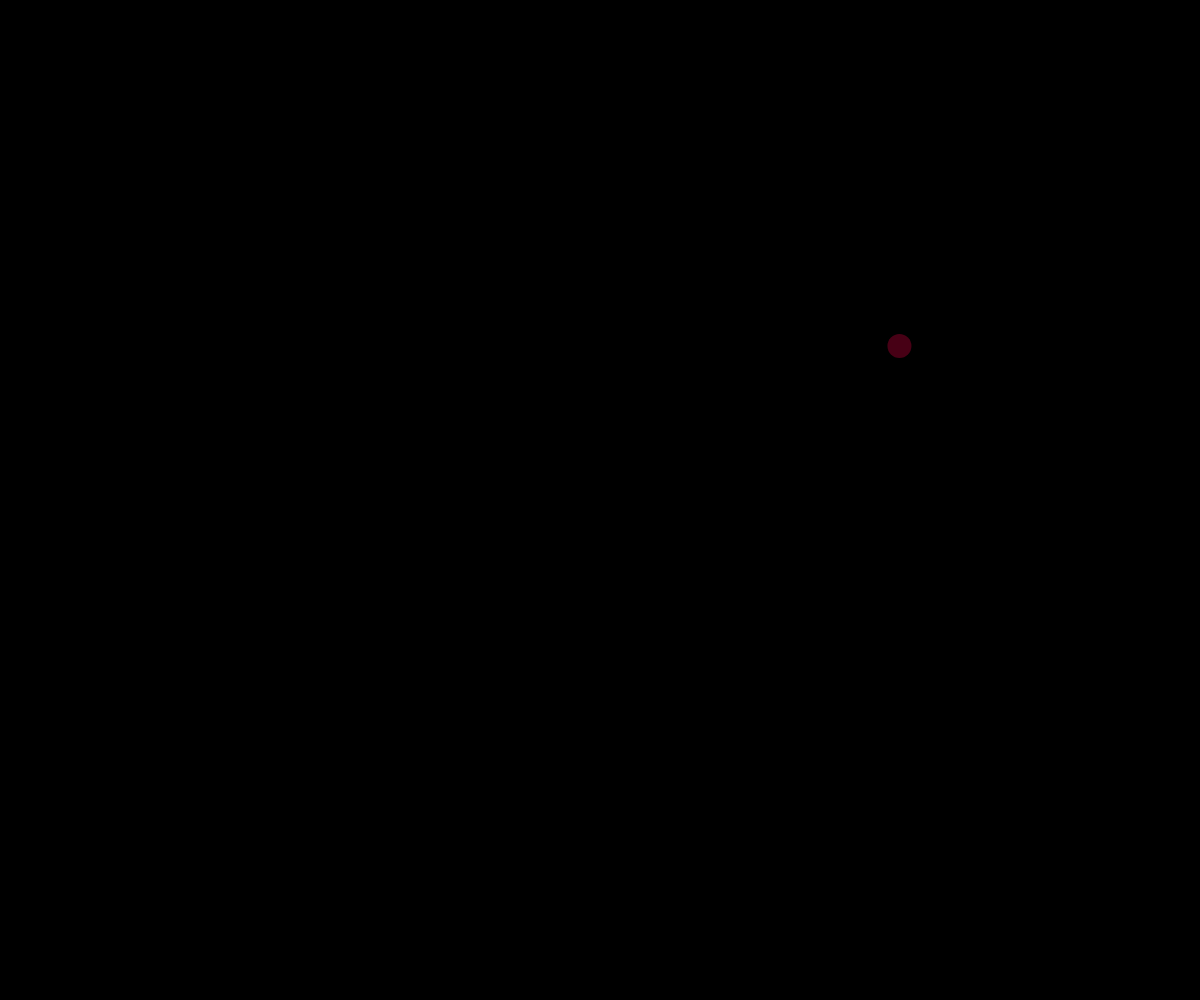
Frame 1 (no input)
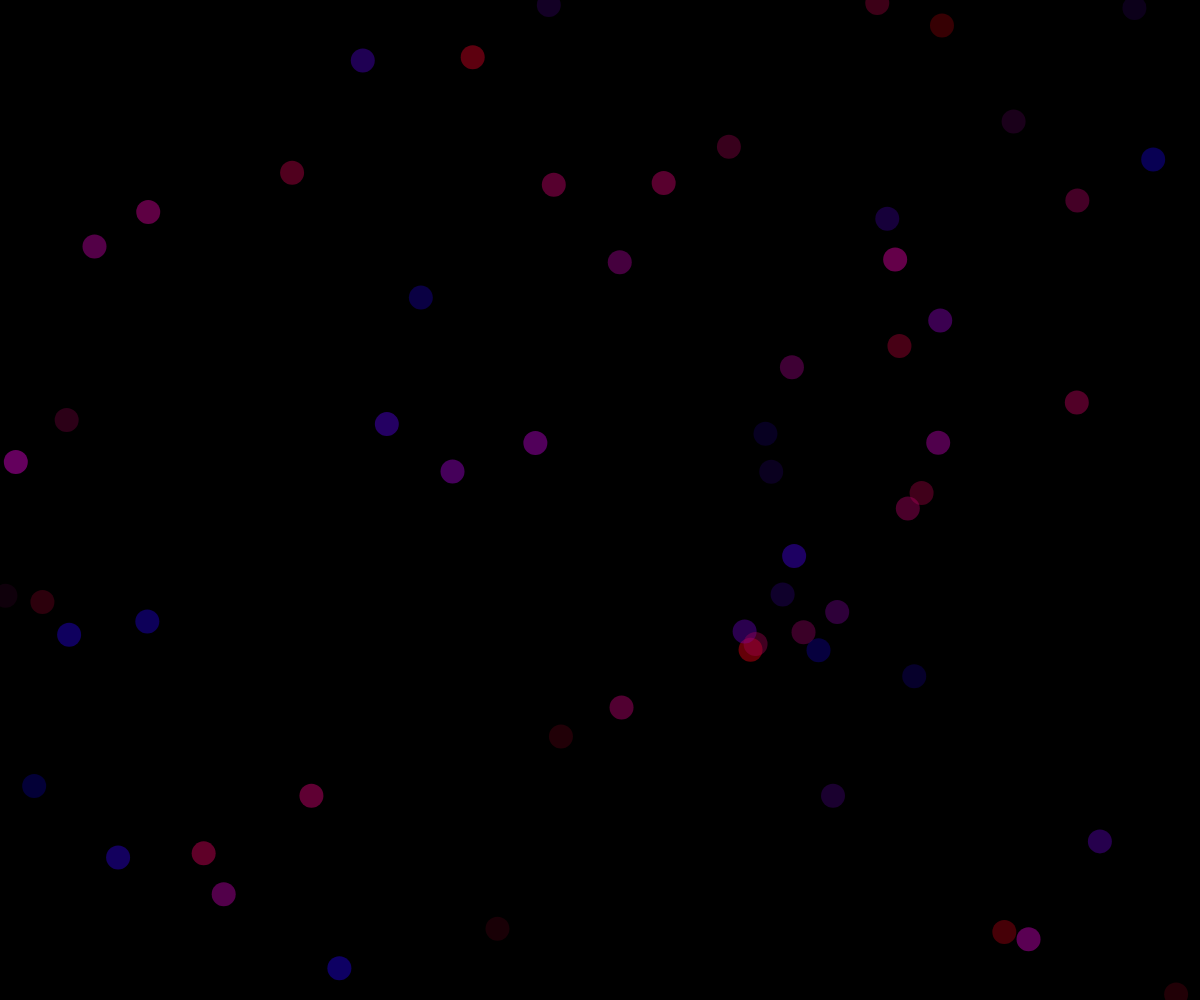
Frame 60 (no input)
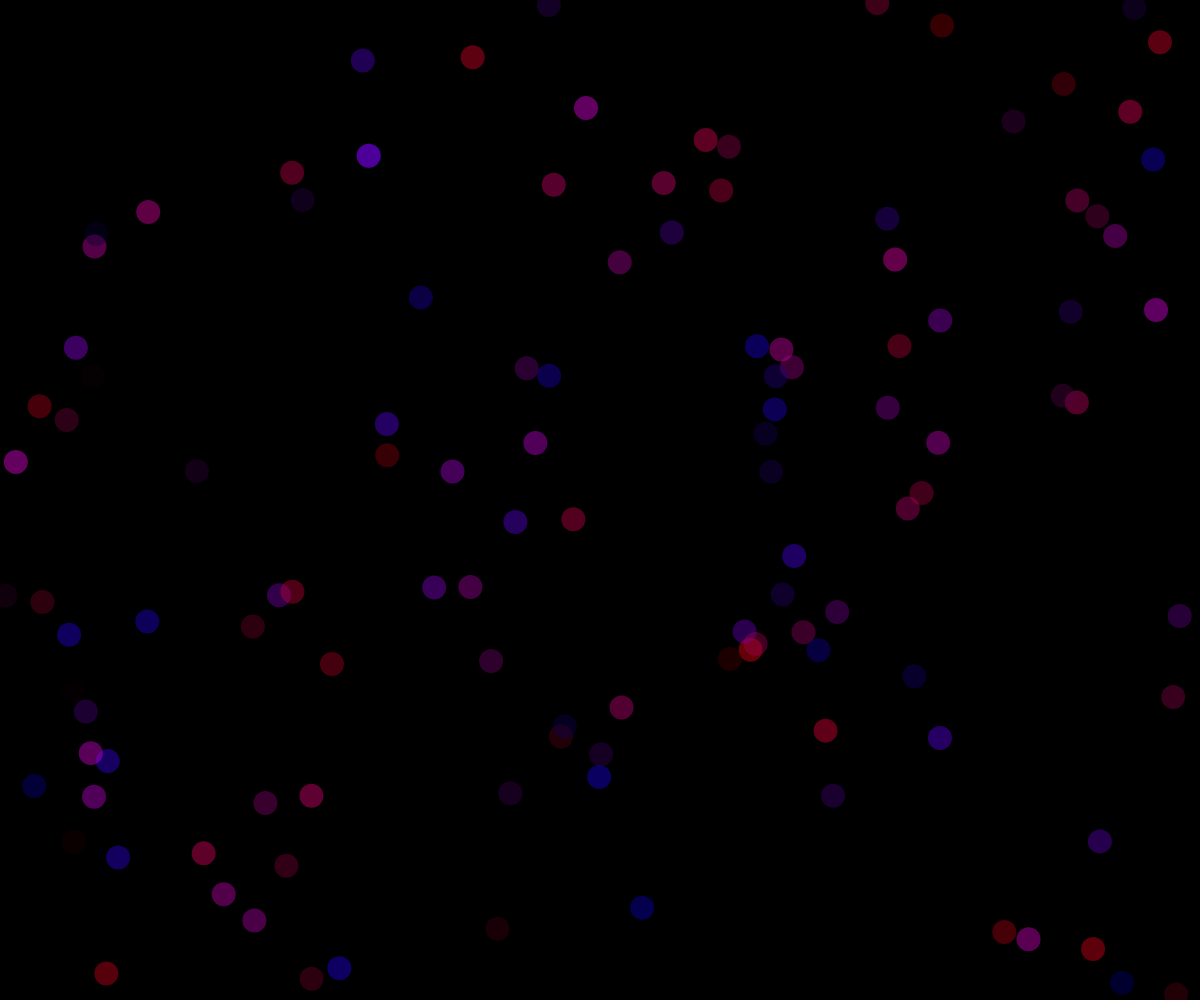
Frame 120 (the mouse pressed at the canvas centre since frame 60)

The p5.js sketch that drew these frames (run headless with seeded random() and noise() and a simulated clock; from frame 60 on, the mouse is pressed at the canvas centre):

// p5.js sketch
// ── sketch.js
let x, y, r, g, b;

function setup() {
  createCanvas(windowWidth, windowHeight);
  background(0);
}

function draw() {
  r = random(255);
  g = 0;
  b = random(255);
  x = random(width);
  y = random(height);
  noStroke();
  fill(r, g, b, 100);
  circle(x, y, 24);
}
